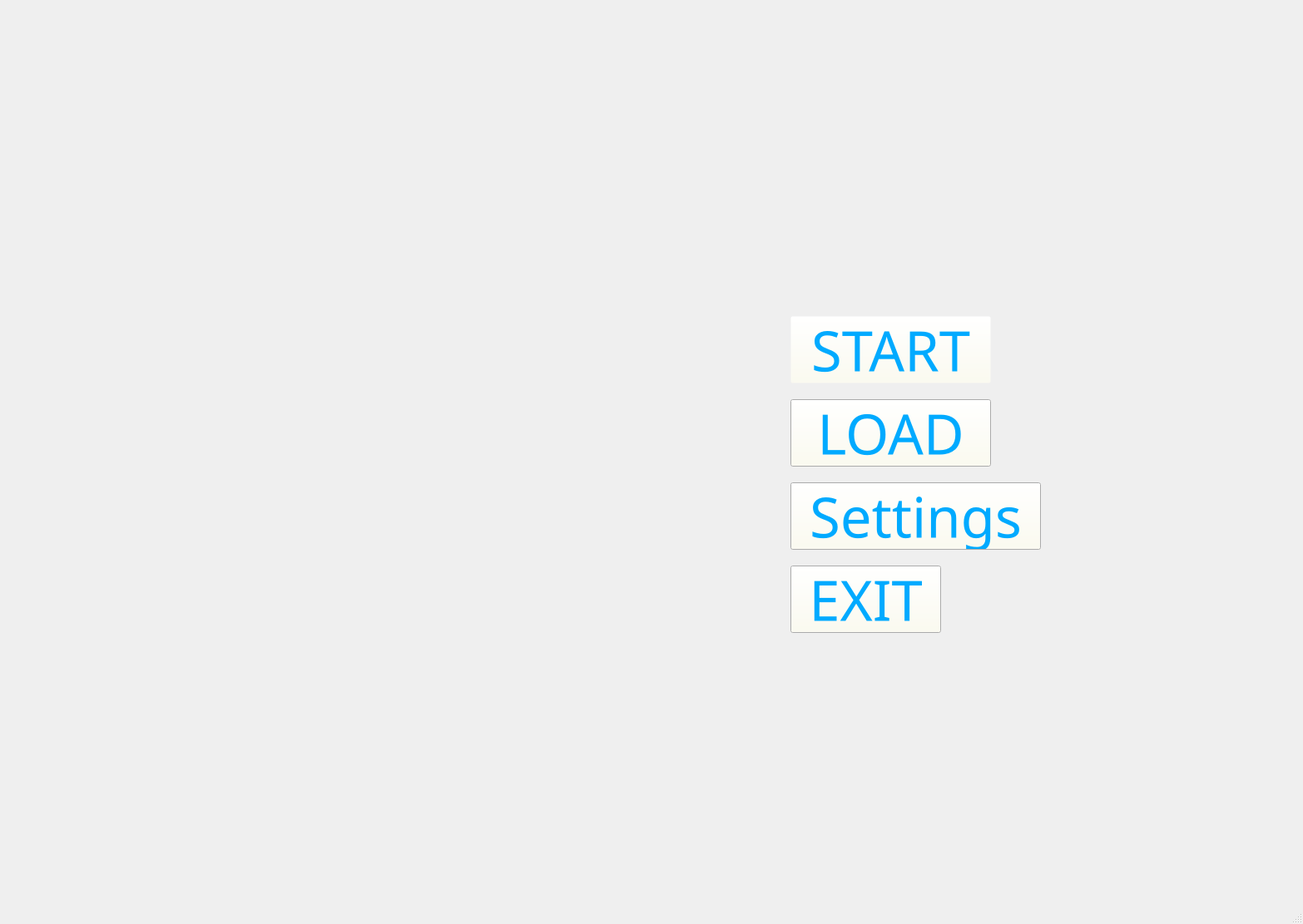
<?xml version="1.0" encoding="UTF-8"?>
<ui version="4.0">
 <class>MainWindow</class>
 <widget class="QMainWindow" name="MainWindow">
  <property name="geometry">
   <rect>
    <x>0</x>
    <y>0</y>
    <width>1566</width>
    <height>1111</height>
   </rect>
  </property>
  <property name="sizePolicy">
   <sizepolicy hsizetype="Fixed" vsizetype="Fixed">
    <horstretch>0</horstretch>
    <verstretch>0</verstretch>
   </sizepolicy>
  </property>
  <property name="maximumSize">
   <size>
    <width>16777215</width>
    <height>16777215</height>
   </size>
  </property>
  <property name="windowTitle">
   <string>LandWar</string>
  </property>
  <property name="windowIcon">
   <iconset>
    <selectedon>:/new/prefix1/images/headimage.png</selectedon>
   </iconset>
  </property>
  <property name="styleSheet">
   <string notr="true">#MainWindow{
background-image: url(:/back/images/background.png);
background-position: center;
background-size: 1211 845;
background-repeat: no-repeat;
background-clip: padding-box;
}</string>
  </property>
  <widget class="QWidget" name="centralwidget">
   <widget class="QPushButton" name="Start_Button">
    <property name="geometry">
     <rect>
      <x>950</x>
      <y>380</y>
      <width>241</width>
      <height>81</height>
     </rect>
    </property>
    <property name="palette">
     <palette>
      <active>
       <colorrole role="WindowText">
        <brush brushstyle="SolidPattern">
         <color alpha="0">
          <red>0</red>
          <green>0</green>
          <blue>0</blue>
         </color>
        </brush>
       </colorrole>
       <colorrole role="Button">
        <brush brushstyle="SolidPattern">
         <color alpha="128">
          <red>255</red>
          <green>254</green>
          <blue>237</blue>
         </color>
        </brush>
       </colorrole>
       <colorrole role="Midlight">
        <brush brushstyle="SolidPattern">
         <color alpha="0">
          <red>227</red>
          <green>227</green>
          <blue>227</blue>
         </color>
        </brush>
       </colorrole>
       <colorrole role="Dark">
        <brush brushstyle="SolidPattern">
         <color alpha="0">
          <red>160</red>
          <green>160</green>
          <blue>160</blue>
         </color>
        </brush>
       </colorrole>
       <colorrole role="Mid">
        <brush brushstyle="SolidPattern">
         <color alpha="0">
          <red>160</red>
          <green>160</green>
          <blue>160</blue>
         </color>
        </brush>
       </colorrole>
       <colorrole role="BrightText">
        <brush brushstyle="SolidPattern">
         <color alpha="255">
          <red>170</red>
          <green>255</green>
          <blue>255</blue>
         </color>
        </brush>
       </colorrole>
       <colorrole role="ButtonText">
        <brush brushstyle="SolidPattern">
         <color alpha="255">
          <red>0</red>
          <green>170</green>
          <blue>255</blue>
         </color>
        </brush>
       </colorrole>
       <colorrole role="Base">
        <brush brushstyle="SolidPattern">
         <color alpha="128">
          <red>255</red>
          <green>253</green>
          <blue>239</blue>
         </color>
        </brush>
       </colorrole>
       <colorrole role="Window">
        <brush brushstyle="SolidPattern">
         <color alpha="0">
          <red>240</red>
          <green>240</green>
          <blue>240</blue>
         </color>
        </brush>
       </colorrole>
       <colorrole role="Shadow">
        <brush brushstyle="SolidPattern">
         <color alpha="0">
          <red>105</red>
          <green>105</green>
          <blue>105</blue>
         </color>
        </brush>
       </colorrole>
       <colorrole role="AlternateBase">
        <brush brushstyle="SolidPattern">
         <color alpha="0">
          <red>245</red>
          <green>245</green>
          <blue>245</blue>
         </color>
        </brush>
       </colorrole>
      </active>
      <inactive>
       <colorrole role="WindowText">
        <brush brushstyle="SolidPattern">
         <color alpha="0">
          <red>0</red>
          <green>0</green>
          <blue>0</blue>
         </color>
        </brush>
       </colorrole>
       <colorrole role="Button">
        <brush brushstyle="SolidPattern">
         <color alpha="128">
          <red>255</red>
          <green>254</green>
          <blue>237</blue>
         </color>
        </brush>
       </colorrole>
       <colorrole role="Midlight">
        <brush brushstyle="SolidPattern">
         <color alpha="0">
          <red>227</red>
          <green>227</green>
          <blue>227</blue>
         </color>
        </brush>
       </colorrole>
       <colorrole role="Dark">
        <brush brushstyle="SolidPattern">
         <color alpha="0">
          <red>160</red>
          <green>160</green>
          <blue>160</blue>
         </color>
        </brush>
       </colorrole>
       <colorrole role="Mid">
        <brush brushstyle="SolidPattern">
         <color alpha="0">
          <red>160</red>
          <green>160</green>
          <blue>160</blue>
         </color>
        </brush>
       </colorrole>
       <colorrole role="BrightText">
        <brush brushstyle="SolidPattern">
         <color alpha="255">
          <red>170</red>
          <green>255</green>
          <blue>255</blue>
         </color>
        </brush>
       </colorrole>
       <colorrole role="ButtonText">
        <brush brushstyle="SolidPattern">
         <color alpha="255">
          <red>0</red>
          <green>170</green>
          <blue>255</blue>
         </color>
        </brush>
       </colorrole>
       <colorrole role="Base">
        <brush brushstyle="SolidPattern">
         <color alpha="128">
          <red>255</red>
          <green>253</green>
          <blue>239</blue>
         </color>
        </brush>
       </colorrole>
       <colorrole role="Window">
        <brush brushstyle="SolidPattern">
         <color alpha="0">
          <red>240</red>
          <green>240</green>
          <blue>240</blue>
         </color>
        </brush>
       </colorrole>
       <colorrole role="Shadow">
        <brush brushstyle="SolidPattern">
         <color alpha="0">
          <red>105</red>
          <green>105</green>
          <blue>105</blue>
         </color>
        </brush>
       </colorrole>
       <colorrole role="AlternateBase">
        <brush brushstyle="SolidPattern">
         <color alpha="0">
          <red>245</red>
          <green>245</green>
          <blue>245</blue>
         </color>
        </brush>
       </colorrole>
      </inactive>
      <disabled>
       <colorrole role="WindowText">
        <brush brushstyle="SolidPattern">
         <color alpha="0">
          <red>160</red>
          <green>160</green>
          <blue>160</blue>
         </color>
        </brush>
       </colorrole>
       <colorrole role="Button">
        <brush brushstyle="SolidPattern">
         <color alpha="128">
          <red>255</red>
          <green>254</green>
          <blue>237</blue>
         </color>
        </brush>
       </colorrole>
       <colorrole role="Midlight">
        <brush brushstyle="SolidPattern">
         <color alpha="0">
          <red>227</red>
          <green>227</green>
          <blue>227</blue>
         </color>
        </brush>
       </colorrole>
       <colorrole role="Dark">
        <brush brushstyle="SolidPattern">
         <color alpha="0">
          <red>160</red>
          <green>160</green>
          <blue>160</blue>
         </color>
        </brush>
       </colorrole>
       <colorrole role="Mid">
        <brush brushstyle="SolidPattern">
         <color alpha="0">
          <red>160</red>
          <green>160</green>
          <blue>160</blue>
         </color>
        </brush>
       </colorrole>
       <colorrole role="Text">
        <brush brushstyle="SolidPattern">
         <color alpha="0">
          <red>160</red>
          <green>160</green>
          <blue>160</blue>
         </color>
        </brush>
       </colorrole>
       <colorrole role="BrightText">
        <brush brushstyle="SolidPattern">
         <color alpha="255">
          <red>170</red>
          <green>255</green>
          <blue>255</blue>
         </color>
        </brush>
       </colorrole>
       <colorrole role="ButtonText">
        <brush brushstyle="SolidPattern">
         <color alpha="0">
          <red>160</red>
          <green>160</green>
          <blue>160</blue>
         </color>
        </brush>
       </colorrole>
       <colorrole role="Base">
        <brush brushstyle="SolidPattern">
         <color alpha="0">
          <red>240</red>
          <green>240</green>
          <blue>240</blue>
         </color>
        </brush>
       </colorrole>
       <colorrole role="Window">
        <brush brushstyle="SolidPattern">
         <color alpha="0">
          <red>240</red>
          <green>240</green>
          <blue>240</blue>
         </color>
        </brush>
       </colorrole>
       <colorrole role="Shadow">
        <brush brushstyle="SolidPattern">
         <color alpha="0">
          <red>105</red>
          <green>105</green>
          <blue>105</blue>
         </color>
        </brush>
       </colorrole>
       <colorrole role="AlternateBase">
        <brush brushstyle="SolidPattern">
         <color alpha="0">
          <red>245</red>
          <green>245</green>
          <blue>245</blue>
         </color>
        </brush>
       </colorrole>
      </disabled>
     </palette>
    </property>
    <property name="font">
     <font>
      <family>华文琥珀</family>
      <pointsize>50</pointsize>
      <bold>false</bold>
      <underline>false</underline>
     </font>
    </property>
    <property name="focusPolicy">
     <enum>Qt::FocusPolicy::ClickFocus</enum>
    </property>
    <property name="text">
     <string>START</string>
    </property>
   </widget>
   <widget class="QPushButton" name="Load_Button">
    <property name="geometry">
     <rect>
      <x>950</x>
      <y>480</y>
      <width>241</width>
      <height>81</height>
     </rect>
    </property>
    <property name="palette">
     <palette>
      <active>
       <colorrole role="Button">
        <brush brushstyle="SolidPattern">
         <color alpha="128">
          <red>255</red>
          <green>254</green>
          <blue>237</blue>
         </color>
        </brush>
       </colorrole>
       <colorrole role="ButtonText">
        <brush brushstyle="SolidPattern">
         <color alpha="255">
          <red>0</red>
          <green>170</green>
          <blue>255</blue>
         </color>
        </brush>
       </colorrole>
      </active>
      <inactive>
       <colorrole role="Button">
        <brush brushstyle="SolidPattern">
         <color alpha="128">
          <red>255</red>
          <green>254</green>
          <blue>237</blue>
         </color>
        </brush>
       </colorrole>
       <colorrole role="ButtonText">
        <brush brushstyle="SolidPattern">
         <color alpha="255">
          <red>0</red>
          <green>170</green>
          <blue>255</blue>
         </color>
        </brush>
       </colorrole>
      </inactive>
      <disabled>
       <colorrole role="Button">
        <brush brushstyle="SolidPattern">
         <color alpha="128">
          <red>255</red>
          <green>254</green>
          <blue>237</blue>
         </color>
        </brush>
       </colorrole>
      </disabled>
     </palette>
    </property>
    <property name="font">
     <font>
      <family>华文琥珀</family>
      <pointsize>50</pointsize>
      <bold>false</bold>
     </font>
    </property>
    <property name="text">
     <string>LOAD</string>
    </property>
   </widget>
   <widget class="QPushButton" name="Settings_Button">
    <property name="geometry">
     <rect>
      <x>950</x>
      <y>580</y>
      <width>301</width>
      <height>81</height>
     </rect>
    </property>
    <property name="palette">
     <palette>
      <active>
       <colorrole role="Button">
        <brush brushstyle="SolidPattern">
         <color alpha="128">
          <red>255</red>
          <green>254</green>
          <blue>237</blue>
         </color>
        </brush>
       </colorrole>
       <colorrole role="ButtonText">
        <brush brushstyle="SolidPattern">
         <color alpha="255">
          <red>0</red>
          <green>170</green>
          <blue>255</blue>
         </color>
        </brush>
       </colorrole>
      </active>
      <inactive>
       <colorrole role="Button">
        <brush brushstyle="SolidPattern">
         <color alpha="128">
          <red>255</red>
          <green>254</green>
          <blue>237</blue>
         </color>
        </brush>
       </colorrole>
       <colorrole role="ButtonText">
        <brush brushstyle="SolidPattern">
         <color alpha="255">
          <red>0</red>
          <green>170</green>
          <blue>255</blue>
         </color>
        </brush>
       </colorrole>
      </inactive>
      <disabled>
       <colorrole role="Button">
        <brush brushstyle="SolidPattern">
         <color alpha="128">
          <red>255</red>
          <green>254</green>
          <blue>237</blue>
         </color>
        </brush>
       </colorrole>
      </disabled>
     </palette>
    </property>
    <property name="font">
     <font>
      <family>华文琥珀</family>
      <pointsize>50</pointsize>
      <bold>false</bold>
     </font>
    </property>
    <property name="text">
     <string>Settings</string>
    </property>
   </widget>
   <widget class="QPushButton" name="Exit_Button">
    <property name="geometry">
     <rect>
      <x>950</x>
      <y>680</y>
      <width>181</width>
      <height>81</height>
     </rect>
    </property>
    <property name="palette">
     <palette>
      <active>
       <colorrole role="Button">
        <brush brushstyle="SolidPattern">
         <color alpha="128">
          <red>255</red>
          <green>254</green>
          <blue>237</blue>
         </color>
        </brush>
       </colorrole>
       <colorrole role="ButtonText">
        <brush brushstyle="SolidPattern">
         <color alpha="255">
          <red>0</red>
          <green>170</green>
          <blue>255</blue>
         </color>
        </brush>
       </colorrole>
      </active>
      <inactive>
       <colorrole role="Button">
        <brush brushstyle="SolidPattern">
         <color alpha="128">
          <red>255</red>
          <green>254</green>
          <blue>237</blue>
         </color>
        </brush>
       </colorrole>
       <colorrole role="ButtonText">
        <brush brushstyle="SolidPattern">
         <color alpha="255">
          <red>0</red>
          <green>170</green>
          <blue>255</blue>
         </color>
        </brush>
       </colorrole>
      </inactive>
      <disabled>
       <colorrole role="Button">
        <brush brushstyle="SolidPattern">
         <color alpha="128">
          <red>255</red>
          <green>254</green>
          <blue>237</blue>
         </color>
        </brush>
       </colorrole>
      </disabled>
     </palette>
    </property>
    <property name="font">
     <font>
      <family>华文琥珀</family>
      <pointsize>50</pointsize>
      <bold>false</bold>
     </font>
    </property>
    <property name="text">
     <string>EXIT</string>
    </property>
   </widget>
  </widget>
  <widget class="QMenuBar" name="menubar">
   <property name="geometry">
    <rect>
     <x>0</x>
     <y>0</y>
     <width>1566</width>
     <height>25</height>
    </rect>
   </property>
  </widget>
  <widget class="QStatusBar" name="statusbar"/>
 </widget>
 <resources/>
 <connections/>
 <slots>
  <slot>closeWindow()</slot>
 </slots>
</ui>
